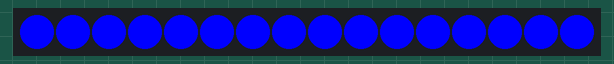
This sketch was run on a simulated Arduino Uno, built with avr-gcc and run on an emulated ATmega328P. On the bench: 16 RGB LEDs in strip order, left to right. Dim RGB values are drawn brighter than linear.

Above: at 0.15 s.
At 10.2 s:
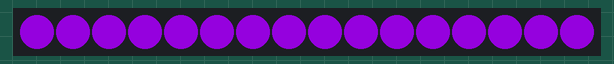
At 15.18 s:
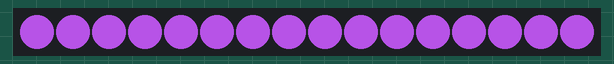
At 20.1 s:
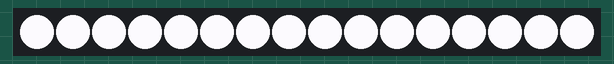
At 26.46 s:
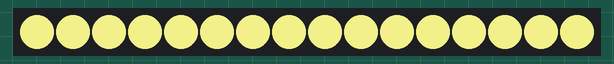
At 32.8 s:
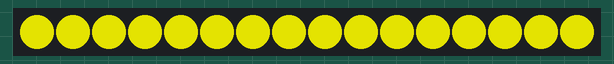

The sketch:

neopixel.ino
```cpp
/*


// NeoPixel Ring
#include <Adafruit_NeoPixel.h>

#ifdef __AVR__
  #include <avr/power.h>
#endif

//pin a cui sono connessi
#define PIN 6
//numero pixel
#define PIX      16

Adafruit_NeoPixel pixels = Adafruit_NeoPixel(PIX, PIN, NEO_GRB + NEO_KHZ800);

void setup() {
  pixels.begin();

  pixels.setPixelColor(0, pixels.Color(0,150,0));
  pixels.show();
  delay(1000);

  //spengo tutto
}

void loop() {
  //BLINK
  for (int i = 0; i < PIX; i++) {
    pixels.setPixelColor(i, pixels.Color(255,0,0));
    pixels.show();
  }
  delay(1000);
  for (int i = 0; i < PIX; i++) {
    pixels.setPixelColor(i, pixels.Color(0,0,0));
    pixels.show();
  }
  delay(1000);
}

// Fonte Aliverti https://www.youtube.com/watch?v=V_t4gCYLs9Y&t=49s


*/


/*
// in sequenza

#include <Adafruit_NeoPixel.h>

#ifdef __AVR__
  #include <avr/power.h>
#endif

#define EL 16
#define PIN 6

Adafruit_NeoPixel pixels = Adafruit_NeoPixel(EL, PIN, NEO_GRB + NEO_KHZ800);

void setup() {
  pixels.begin();

  for (int i = 0; i < EL; i++){
    pixels.setPixelColor(i, pixels.Color(0,0,0));
  }
  pixels.show();
  delay(1000);
}

int c = 0;

void loop() {
  for (int i = 0; i < EL; i++) {
    int r = (c % EL);
    if (i == r) {
      pixels.setPixelColor(i, pixels.Color(0,120,120));
    } else {
      pixels.setPixelColor(i, pixels.Color(0,0,0));
    }
  }
  pixels.show();
  delay(1000);
  c++;
}


// Fonte Aliverti https://www.youtube.com/watch?v=txRKpAqDEws


*/


// alba tramonto

// HUE Da 160 (blue) a 6 (giallo) https://github.com/FastLED/FastLED/wiki/FastLED-HSV-Colors

#include <FastLED.h>

#define NUM_LEDS 16
CRGB leds[NUM_LEDS];

void setup() {
  Serial.begin(9600);
  FastLED.addLeds<WS2812, 7, GRB>(leds, NUM_LEDS);
}

void loop() {

  int h = 0;
  int s = 255;
  //alba
  for (int i = 0; i < 100; i++) {
    //Serial.println(h);
    h = map(i, 0, 100, 160, 200);
    fill_solid(leds, NUM_LEDS, CHSV(h, s, 255));
    FastLED.show();
    delay(100);
  }

  for (int i = 0; i < 100; i++) {
    s = map(i, 0, 100, 255, 0);
    fill_solid(leds, NUM_LEDS, CHSV(h, s, 255));
    FastLED.show();
    delay(100);
  }
  //giorno
  delay(3000);
  h = 64; //giallo
  s = 0;
  fill_solid(leds, NUM_LEDS, CHSV(h, s, 255));
  FastLED.show();
  //tramonto

  for (int i = 0; i < 100; i++) {
    s = map(i, 0, 100, 0, 255);
    fill_solid(leds, NUM_LEDS, CHSV(h, s, 255));
    FastLED.show();
    delay(100);
  }
  for (int i = 0; i < 100; i++) {
    //Serial.println(h);
    h = map(i, 0, 100, 64, 0);
    fill_solid(leds, NUM_LEDS, CHSV(h, s, 255));
    FastLED.show();
    delay(50);
  }
  for (int i = 0; i < 100; i++) {
    //Serial.println(h);
    h = map(i, 0, 100, 255, 160);
    fill_solid(leds, NUM_LEDS, CHSV(h, s, 255));
    FastLED.show();
    delay(50);
  }
  //notte
  delay(5000);

}

// Fonte Aliverti https://www.youtube.com/watch?v=rSlzbtbnyeg
```
